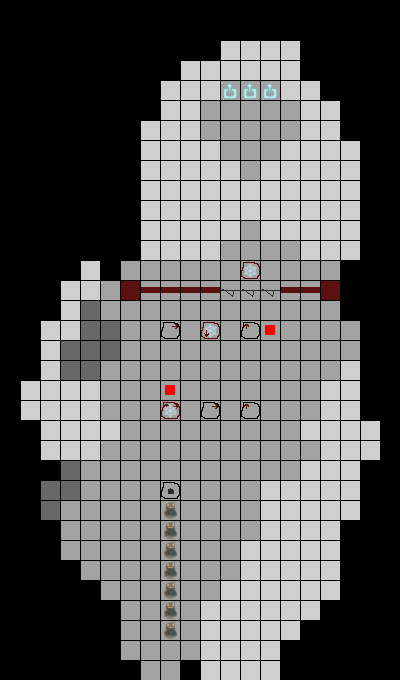

A 2D game scene composited from a Tiled map and its tileset images. What follows is a short description and the map's XML, with each tile layer's data collapsed to a summary:
An orthogonal 20x34 tile map with 20x20 px tiles, 5 tile layers (Height, Objects, Opt1, Opt2, ...).

<map version="1.0" tiledversion="1.0.3" orientation="orthogonal" renderorder="right-down" width="20" height="34" tilewidth="20" tileheight="20" nextobjectid="1">
 <tileset firstgid="1" source="LevelTiles.tsx" />
 <layer name="Height" width="20" height="34">
  <data>[680 cells, 392 non-empty, 3 distinct tile ids]</data>
 </layer>
 <layer name="Objects" width="20" height="34">
  <data>[680 cells, 30 non-empty, 8 distinct tile ids]</data>
 </layer>
 <objectgroup name="Link" />
 <layer name="Opt1" width="20" height="34">
  <data>[680 cells, 8 non-empty, 4 distinct tile ids]</data>
 </layer>
 <layer name="Opt2" width="20" height="34">
  <data>[680 cells, 2 non-empty, 2 distinct tile ids]</data>
 </layer>
 <layer name="Opt3" width="20" height="34">
  <data>[680 cells, 2 non-empty, 2 distinct tile ids]</data>
 </layer>
</map>